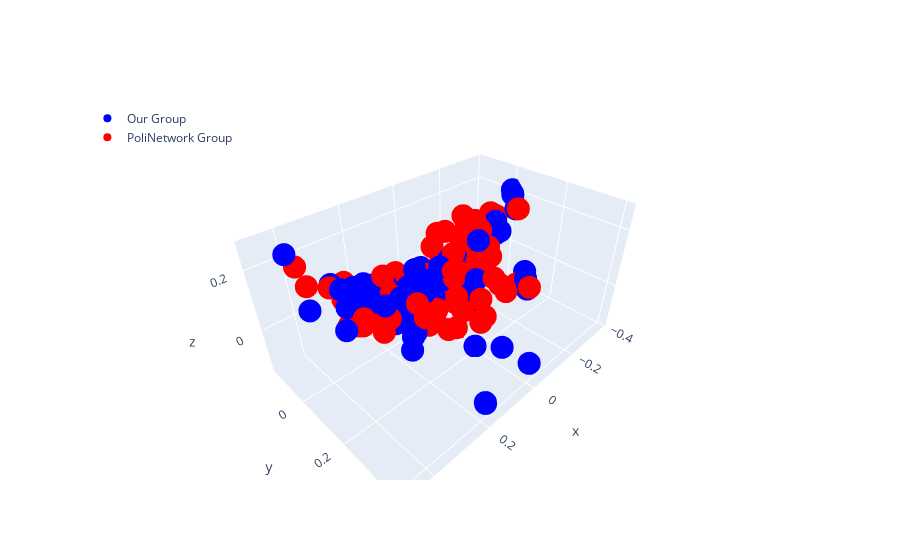

Write notebook code for a chart like this one.
### Code cell
plot_and_compare_reduced_embeddings_3D(preprocessed_texts, poli_preprocessed_texts, "en", "it", "Our Group", "PoliNetwork Group")
